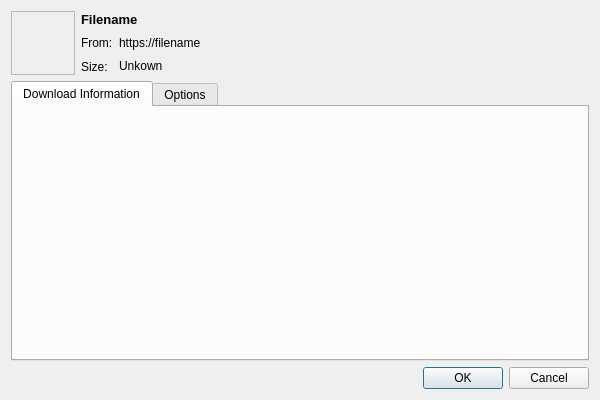
<?xml version="1.0" encoding="UTF-8"?>
<ui version="4.0">
 <class>InformationDialog</class>
 <widget class="QDialog" name="InformationDialog">
  <property name="geometry">
   <rect>
    <x>0</x>
    <y>0</y>
    <width>600</width>
    <height>400</height>
   </rect>
  </property>
  <property name="windowTitle">
   <string>Properties</string>
  </property>
  <property name="modal">
   <bool>true</bool>
  </property>
  <layout class="QVBoxLayout" name="verticalLayout">
   <item>
    <layout class="QGridLayout" name="gridLayout" columnstretch="0,0,1">
     <item row="2" column="1">
      <widget class="QLabel" name="label_1">
       <property name="text">
        <string>Size:</string>
       </property>
      </widget>
     </item>
     <item row="1" column="2">
      <widget class="QLabel" name="urlLabel">
       <property name="focusPolicy">
        <enum>Qt::StrongFocus</enum>
       </property>
       <property name="text">
        <string>https://filename</string>
       </property>
       <property name="wordWrap">
        <bool>true</bool>
       </property>
       <property name="textInteractionFlags">
        <set>Qt::LinksAccessibleByMouse|Qt::TextSelectableByKeyboard|Qt::TextSelectableByMouse</set>
       </property>
      </widget>
     </item>
     <item row="0" column="1" colspan="2">
      <widget class="QLabel" name="filenameLabel">
       <property name="font">
        <font>
         <pointsize>10</pointsize>
         <weight>75</weight>
         <bold>true</bold>
        </font>
       </property>
       <property name="focusPolicy">
        <enum>Qt::StrongFocus</enum>
       </property>
       <property name="text">
        <string>Filename</string>
       </property>
       <property name="wordWrap">
        <bool>true</bool>
       </property>
       <property name="textInteractionFlags">
        <set>Qt::LinksAccessibleByMouse|Qt::TextSelectableByKeyboard|Qt::TextSelectableByMouse</set>
       </property>
      </widget>
     </item>
     <item row="1" column="1">
      <widget class="QLabel" name="label">
       <property name="text">
        <string>From:</string>
       </property>
      </widget>
     </item>
     <item row="2" column="2">
      <widget class="QLabel" name="sizeLabel">
       <property name="focusPolicy">
        <enum>Qt::StrongFocus</enum>
       </property>
       <property name="text">
        <string>Unkown</string>
       </property>
       <property name="textInteractionFlags">
        <set>Qt::LinksAccessibleByMouse|Qt::TextSelectableByKeyboard|Qt::TextSelectableByMouse</set>
       </property>
      </widget>
     </item>
     <item row="0" column="0" rowspan="3">
      <widget class="QFrame" name="fileIcon">
       <property name="minimumSize">
        <size>
         <width>64</width>
         <height>64</height>
        </size>
       </property>
       <property name="maximumSize">
        <size>
         <width>64</width>
         <height>64</height>
        </size>
       </property>
       <property name="styleSheet">
        <string notr="true">image: url(:/icons/logo/dza_128x128.png);</string>
       </property>
       <property name="frameShape">
        <enum>QFrame::StyledPanel</enum>
       </property>
       <property name="frameShadow">
        <enum>QFrame::Raised</enum>
       </property>
      </widget>
     </item>
    </layout>
   </item>
   <item>
    <widget class="QTabWidget" name="tabWidget">
     <property name="currentIndex">
      <number>0</number>
     </property>
     <widget class="QWidget" name="information">
      <attribute name="title">
       <string>Download Information</string>
      </attribute>
     </widget>
     <widget class="QWidget" name="options">
      <attribute name="title">
       <string>Options</string>
      </attribute>
     </widget>
    </widget>
   </item>
   <item>
    <widget class="QDialogButtonBox" name="buttonBox">
     <property name="orientation">
      <enum>Qt::Horizontal</enum>
     </property>
     <property name="standardButtons">
      <set>QDialogButtonBox::Cancel|QDialogButtonBox::Ok</set>
     </property>
    </widget>
   </item>
  </layout>
 </widget>
 <resources/>
 <connections>
  <connection>
   <sender>buttonBox</sender>
   <signal>accepted()</signal>
   <receiver>InformationDialog</receiver>
   <slot>accept()</slot>
   <hints>
    <hint type="sourcelabel">
     <x>248</x>
     <y>254</y>
    </hint>
    <hint type="destinationlabel">
     <x>157</x>
     <y>274</y>
    </hint>
   </hints>
  </connection>
  <connection>
   <sender>buttonBox</sender>
   <signal>rejected()</signal>
   <receiver>InformationDialog</receiver>
   <slot>reject()</slot>
   <hints>
    <hint type="sourcelabel">
     <x>316</x>
     <y>260</y>
    </hint>
    <hint type="destinationlabel">
     <x>286</x>
     <y>274</y>
    </hint>
   </hints>
  </connection>
 </connections>
</ui>
